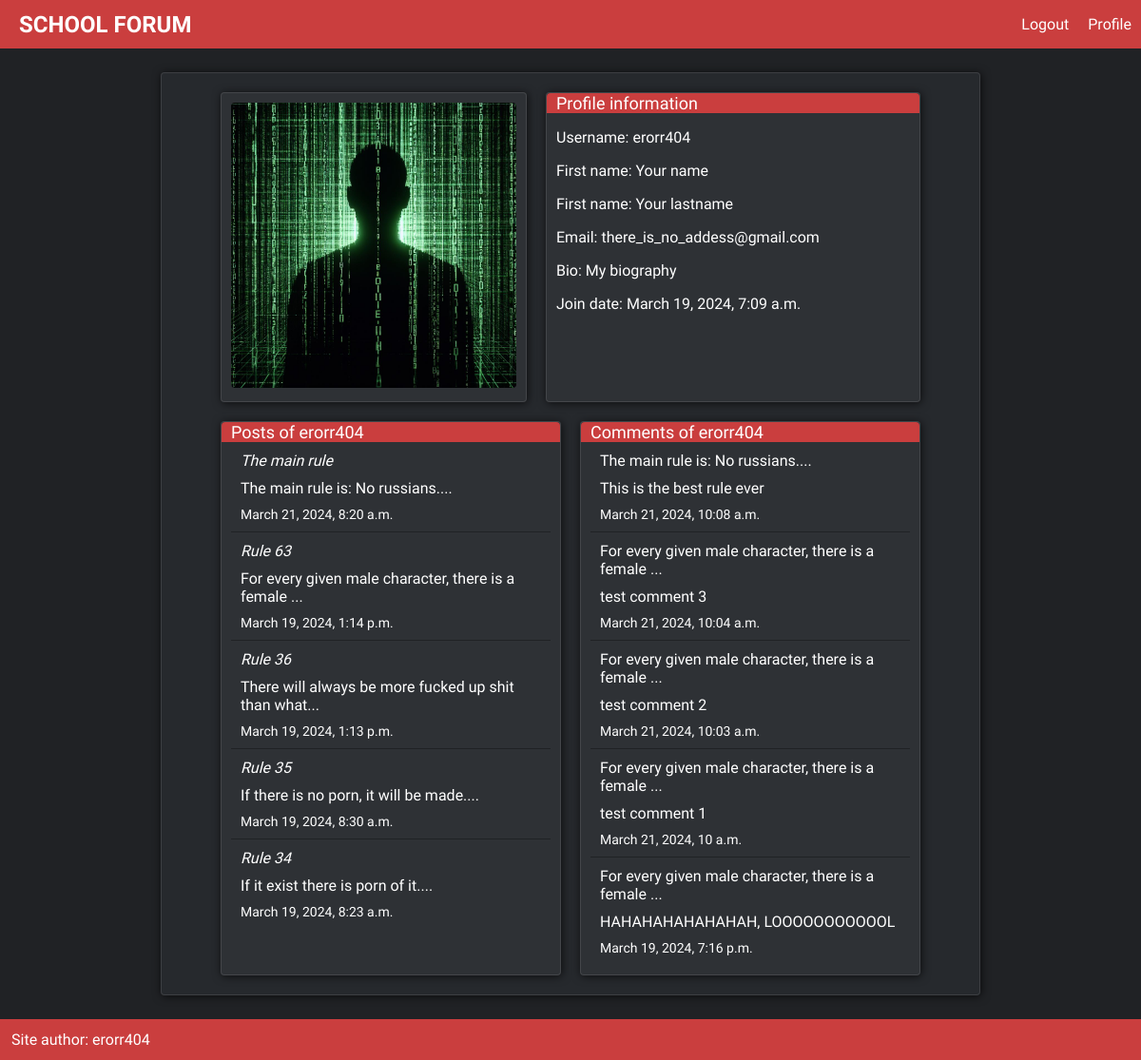
The app's page /accounts/ (signed in), older data.
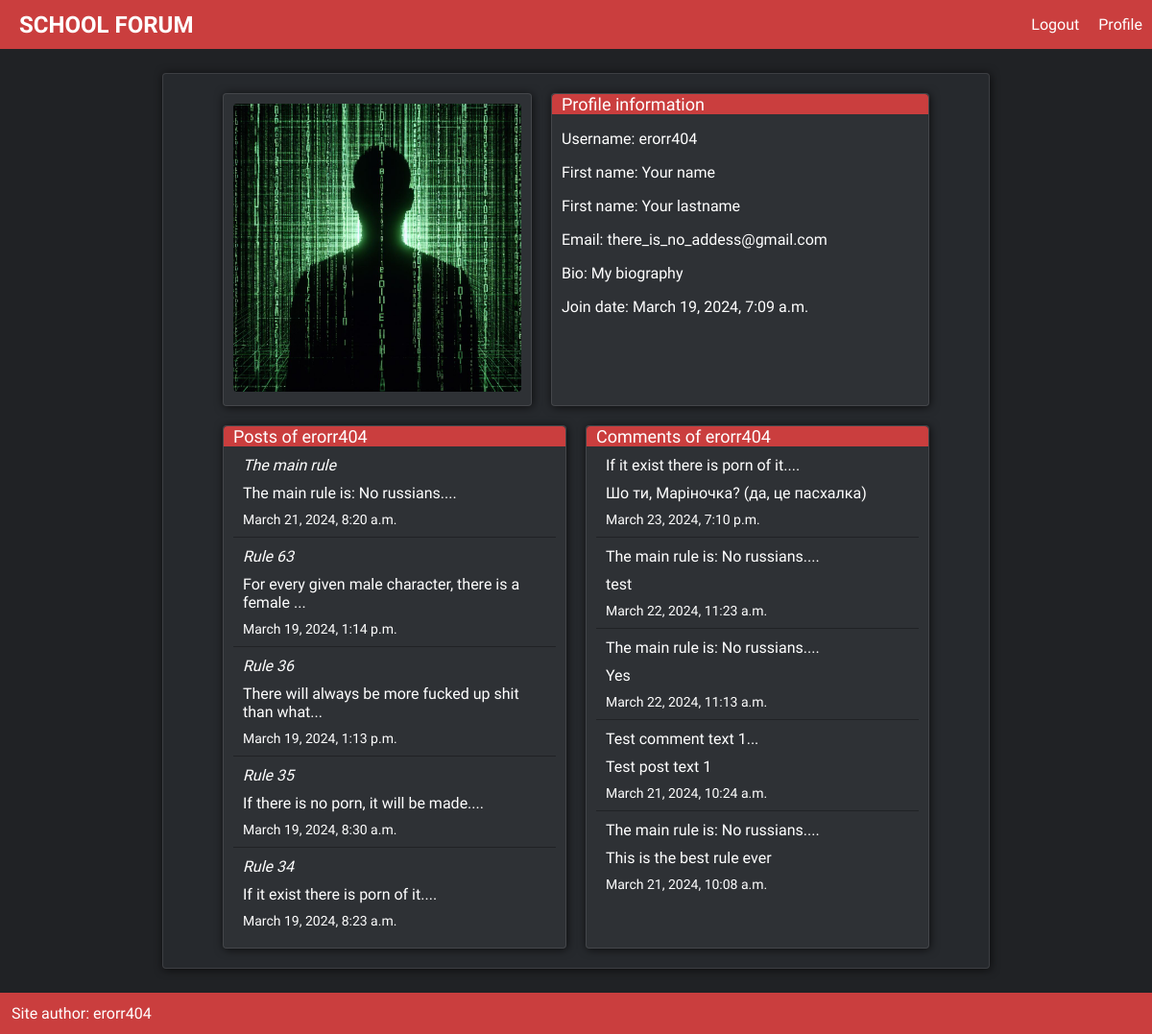
The same page, newer data.
### posts/models.py (models this page shows, shortened)
class Post(models.Model):
    title = models.CharField(max_length=50)
    slug = models.SlugField()
    body = models.TextField()
    date = models.DateTimeField(auto_now_add=True)
    category = models.ForeignKey(Category, models.CASCADE, default=None)
    author = models.ForeignKey(User, models.CASCADE, default=None)
    def snippet(self):
        return self.body[:50] + '...'

class Comment(models.Model):
    user = models.ForeignKey(User, models.CASCADE, default=None)
    post = models.ForeignKey(Post, models.CASCADE, default=None)
    date = models.DateTimeField(auto_now_add=True)
    text = models.TextField()

### accounts/views.py (the view)
# urls.py: path('', views.profile_view, name='profile'),
def profile_view(request, username=''):
    if username == '':
        user = request.user
    else:
        user = User.objects.filter(username=username).first()
    posts_number = len(Post.objects.filter(author=user))
    if posts_number == 0:
        no_posts = True
    else:
        no_posts = False
    comments_number = len(Comment.objects.filter(user=user))
    if comments_number == 0:
        no_comments = True
    else:
        no_comments = False
    profile = Profile.objects.filter(user=user).first()
    user_stats = {
        'posts_number': posts_number,
        'last_posts': Post.objects.filter(author=user).order_by('date')[:5:-1],
        'no_posts': no_posts,
        'comments_number': comments_number,
        'last_comments': Comment.objects.filter(user=user).order_by('date')[:5:-1],
        'no_comments': no_comments,
        'likes_number': len(PostLike.objects.filter(user=user)) + len(CommentLike.objects.filter(user=user)),
        'dislikes_number': len(PostDisLike.objects.filter(user=user)) + len(CommentDisLike.objects.filter(user=user))}
    return render(request, 'profile.html', {'user':user, 'user_stats':user_stats, 'profile':profile})

### posts/models.py (called while the page is built)
    def __str__(self):
        return f'NAME: {self.title}, SLUG: {self.slug}'

### accounts/templates/profile.html (shortened to what this page needs)
{% extends 'base_layout.html' %}
{% block content %}
    <div class="main-content shadow light-border" style="width: 70vw;">
        <div class="profile-row-1">
            <div class="profile-user-image shadow light-border">
                <img class="profile-picture" src="{{ profile.image.url }}" alt="user picture">
            </div>
            <div class="profile-main-description shadow light-border">
                <div class="title">Profile information</div>
                <p class="username">Username: {{ user.username }}</p>
                <p>First name: {{ user.first_name }}</p>
                <p>First name: {{ user.last_name }}</p>
                <p class="email">Email: {{ user.email }}</p>
                <p class="bio">Bio: {{ profile.biography }}</p>
                <p class="join-date">Join date: {{ user.date_joined }}</p>
            </div>
        </div>
        <div class="profile-row-2">
            <div class="users-post-list shadow light-border">
                <div class="title">Posts of {{ user.username }}</div>
                    {% if user_stats.no_posts == False %}
                        {% for post in user_stats.last_posts %}
                            <div class="user-post">
                                <p class="profile-post-title"><a href="{% url 'posts:show' category=post.category post=post.slug %}">{{ post.title }}</a></p>
                                <p class="profile-post-snippet">{{ post.snippet }}</p>
                                <p class="profile-post-date">{{ post.date }}</p>
                            </div>
                        {% endfor %}
                    {% else %}
                        <div class="no-comments">
                            <p class="no-comments-big">There is no posts</p>
                        </div>
                    {% endif %}
                </div>
            <div class="last-comments shadow light-border">
                <div class="title">Comments of {{ user.username }}</div>
                {% if user_stats.no_comments == False %}
                    {% for comment in user_stats.last_comments %}
                        <div class="last-comment">
                            <p class="last-comment-post-snippet">{{ comment.post.snippet }}</p>
                            <p class="last-comment-text">{{ comment.text }}</p>
                            <p class="last-comment-date">{{ comment.date }}</p>
                        </div>
                    {% endfor %}
                {% else %}
                    <div class="no-comments">
                        <p class="no-comments-big">There is no comments</p>
                    </div>
                {% endif %}
            </div>
        </div>
    </div>
{% endblock content %}

Row changes from the older to the newer data that the page shows:
removed Comment: post.snippet "For every given male character, there is a female ...", text "test comment 3", date "March 21, 2024, 10:04 a.m."
removed Comment: post.snippet "For every given male character, there is a female ...", text "test comment 2", date "March 21, 2024, 10:03 a.m."
removed Comment: post.snippet "For every given male character, there is a female ...", text "test comment 1", date "March 21, 2024, 10 a.m."
removed Comment: post.snippet "For every given male character, there is a female ...", text "HAHAHAHAHAHAHAH, LOOOOOOOOOOOL", date "March 19, 2024, 7:16 p.m."
now on this page (row unchanged): Comment: post.snippet "If it exist there is porn of it....", text "Шо ти, Маріночка? (да, це пасхалка)", date "March 23, 2024, 7:10 p.m."
now on this page (row unchanged): Comment: post.snippet "The main rule is: No russians....", text "test", date "March 22, 2024, 11:23 a.m."
now on this page (row unchanged): Comment: post.snippet "The main rule is: No russians....", text "Yes", date "March 22, 2024, 11:13 a.m."
now on this page (row unchanged): Comment: post.snippet "Test comment text 1...", text "Test post text 1", date "March 21, 2024, 10:24 a.m."
